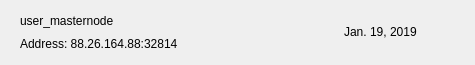
<?xml version="1.0" encoding="UTF-8"?>
<ui version="4.0">
 <class>MNRow</class>
 <widget class="QWidget" name="MNRow">
  <property name="geometry">
   <rect>
    <x>0</x>
    <y>0</y>
    <width>475</width>
    <height>65</height>
   </rect>
  </property>
  <property name="windowTitle">
   <string>Form</string>
  </property>
  <property name="styleSheet">
   <string notr="true"/>
  </property>
  <layout class="QVBoxLayout" name="verticalLayout_2">
   <property name="spacing">
    <number>0</number>
   </property>
   <property name="leftMargin">
    <number>20</number>
   </property>
   <property name="topMargin">
    <number>0</number>
   </property>
   <property name="rightMargin">
    <number>20</number>
   </property>
   <property name="bottomMargin">
    <number>0</number>
   </property>
   <item>
    <widget class="QFrame" name="frame_2">
     <property name="styleSheet">
      <string notr="true">border:none;</string>
     </property>
     <property name="frameShape">
      <enum>QFrame::StyledPanel</enum>
     </property>
     <property name="frameShadow">
      <enum>QFrame::Raised</enum>
     </property>
     <layout class="QHBoxLayout" name="horizontalLayout">
      <property name="leftMargin">
       <number>0</number>
      </property>
      <property name="rightMargin">
       <number>0</number>
      </property>
      <item>
       <widget class="QFrame" name="frame">
        <property name="styleSheet">
         <string notr="true">border:none;padding:0px;</string>
        </property>
        <property name="frameShape">
         <enum>QFrame::StyledPanel</enum>
        </property>
        <property name="frameShadow">
         <enum>QFrame::Raised</enum>
        </property>
        <layout class="QVBoxLayout" name="verticalLayout">
         <property name="spacing">
          <number>0</number>
         </property>
         <property name="leftMargin">
          <number>0</number>
         </property>
         <property name="topMargin">
          <number>0</number>
         </property>
         <property name="rightMargin">
          <number>0</number>
         </property>
         <property name="bottomMargin">
          <number>0</number>
         </property>
         <item>
          <widget class="QLabel" name="labelName">
           <property name="text">
            <string>user_masternode</string>
           </property>
          </widget>
         </item>
         <item>
          <widget class="QLabel" name="labelAddress">
           <property name="text">
            <string>Address: 88.26.164.88:32814</string>
           </property>
          </widget>
         </item>
        </layout>
       </widget>
      </item>
      <item>
       <spacer name="horizontalSpacer">
        <property name="orientation">
         <enum>Qt::Horizontal</enum>
        </property>
        <property name="sizeHint" stdset="0">
         <size>
          <width>40</width>
          <height>20</height>
         </size>
        </property>
       </spacer>
      </item>
      <item>
       <widget class="QLabel" name="labelDate">
        <property name="text">
         <string>Jan. 19, 2019</string>
        </property>
       </widget>
      </item>
      <item>
       <widget class="QPushButton" name="pushButtonMenu">
        <property name="focusPolicy">
         <enum>Qt::NoFocus</enum>
        </property>
        <property name="styleSheet">
         <string notr="true">border:none; background-color:transparent; padding:0px;</string>
        </property>
        <property name="text">
         <string/>
        </property>
        <property name="icon">
         <iconset>
          <normaloff>:/ic-menu-hover</normaloff>:/ic-menu-hover</iconset>
        </property>
        <property name="iconSize">
         <size>
          <width>24</width>
          <height>24</height>
         </size>
        </property>
       </widget>
      </item>
     </layout>
    </widget>
   </item>
   <item>
    <widget class="QLabel" name="lblDivisory">
     <property name="minimumSize">
      <size>
       <width>0</width>
       <height>1</height>
      </size>
     </property>
     <property name="maximumSize">
      <size>
       <width>16777215</width>
       <height>1</height>
      </size>
     </property>
     <property name="text">
      <string/>
     </property>
     <property name="alignment">
      <set>Qt::AlignBottom|Qt::AlignLeading|Qt::AlignLeft</set>
     </property>
    </widget>
   </item>
  </layout>
 </widget>
 <resources/>
 <connections/>
</ui>
